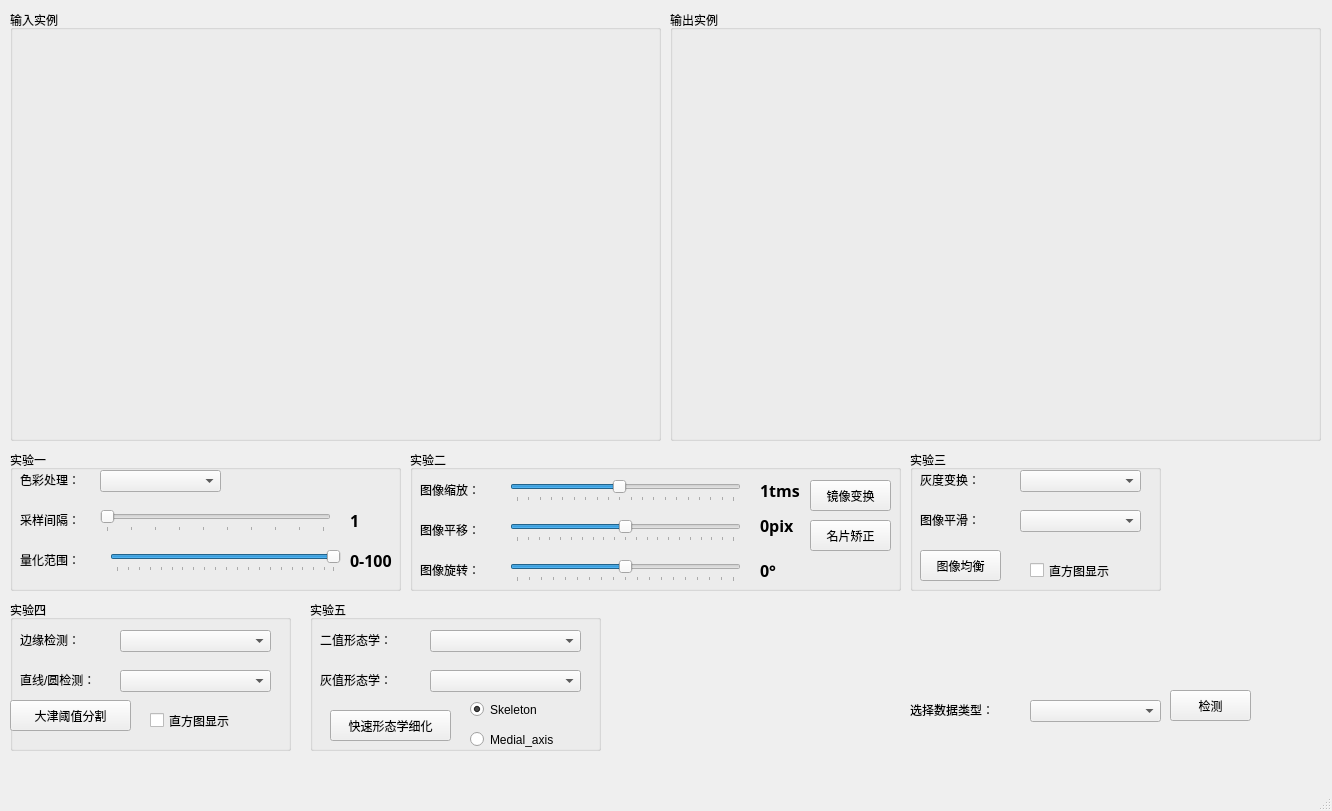
<?xml version="1.0" encoding="UTF-8"?>
<ui version="4.0">
 <class>MainWindow</class>
 <widget class="QMainWindow" name="MainWindow">
  <property name="geometry">
   <rect>
    <x>0</x>
    <y>0</y>
    <width>1332</width>
    <height>811</height>
   </rect>
  </property>
  <property name="windowTitle">
   <string>MainWindow</string>
  </property>
  <widget class="QWidget" name="centralwidget">
   <widget class="QGroupBox" name="groupBox_AftShow">
    <property name="geometry">
     <rect>
      <x>670</x>
      <y>10</y>
      <width>651</width>
      <height>431</height>
     </rect>
    </property>
    <property name="title">
     <string>输出实例</string>
    </property>
    <widget class="QLabel" name="label_AftPicShow">
     <property name="geometry">
      <rect>
       <x>10</x>
       <y>20</y>
       <width>631</width>
       <height>401</height>
      </rect>
     </property>
     <property name="text">
      <string/>
     </property>
    </widget>
   </widget>
   <widget class="QGroupBox" name="groupBox_PreShow">
    <property name="geometry">
     <rect>
      <x>10</x>
      <y>10</y>
      <width>651</width>
      <height>431</height>
     </rect>
    </property>
    <property name="title">
     <string>输入实例</string>
    </property>
    <widget class="QLabel" name="label_PrePicShow">
     <property name="geometry">
      <rect>
       <x>10</x>
       <y>20</y>
       <width>631</width>
       <height>401</height>
      </rect>
     </property>
     <property name="text">
      <string/>
     </property>
     <property name="scaledContents">
      <bool>true</bool>
     </property>
    </widget>
   </widget>
   <widget class="QGroupBox" name="groupBox">
    <property name="geometry">
     <rect>
      <x>10</x>
      <y>450</y>
      <width>391</width>
      <height>141</height>
     </rect>
    </property>
    <property name="font">
     <font>
      <family>Times New Roman</family>
     </font>
    </property>
    <property name="title">
     <string>实验一</string>
    </property>
    <widget class="QLabel" name="label_datatype_2">
     <property name="geometry">
      <rect>
       <x>10</x>
       <y>20</y>
       <width>71</width>
       <height>20</height>
      </rect>
     </property>
     <property name="text">
      <string>色彩处理：</string>
     </property>
    </widget>
    <widget class="QComboBox" name="comboBox_ColorDeal">
     <property name="geometry">
      <rect>
       <x>90</x>
       <y>20</y>
       <width>121</width>
       <height>22</height>
      </rect>
     </property>
     <item>
      <property name="text">
       <string/>
      </property>
     </item>
     <item>
      <property name="text">
       <string>反色处理</string>
      </property>
     </item>
     <item>
      <property name="text">
       <string>灰值化</string>
      </property>
     </item>
     <item>
      <property name="text">
       <string>Lab颜色模型</string>
      </property>
     </item>
     <item>
      <property name="text">
       <string>YCrCb颜色模型</string>
      </property>
     </item>
     <item>
      <property name="text">
       <string>HSI颜色模型</string>
      </property>
     </item>
    </widget>
    <widget class="QSlider" name="slider_ImgSample">
     <property name="geometry">
      <rect>
       <x>90</x>
       <y>60</y>
       <width>231</width>
       <height>22</height>
      </rect>
     </property>
     <property name="minimum">
      <number>1</number>
     </property>
     <property name="maximum">
      <number>10</number>
     </property>
     <property name="singleStep">
      <number>1</number>
     </property>
     <property name="orientation">
      <enum>Qt::Horizontal</enum>
     </property>
     <property name="tickPosition">
      <enum>QSlider::TicksBelow</enum>
     </property>
     <property name="tickInterval">
      <number>1</number>
     </property>
    </widget>
    <widget class="QLabel" name="label_datatype_3">
     <property name="geometry">
      <rect>
       <x>10</x>
       <y>60</y>
       <width>81</width>
       <height>20</height>
      </rect>
     </property>
     <property name="text">
      <string>采样间隔：</string>
     </property>
    </widget>
    <widget class="QLabel" name="label_sample">
     <property name="geometry">
      <rect>
       <x>340</x>
       <y>60</y>
       <width>31</width>
       <height>21</height>
      </rect>
     </property>
     <property name="font">
      <font>
       <family>Agency FB</family>
       <pointsize>12</pointsize>
       <weight>75</weight>
       <bold>true</bold>
      </font>
     </property>
     <property name="text">
      <string>1</string>
     </property>
    </widget>
    <widget class="QSlider" name="slider_ImgQuanty">
     <property name="geometry">
      <rect>
       <x>100</x>
       <y>100</y>
       <width>231</width>
       <height>22</height>
      </rect>
     </property>
     <property name="minimum">
      <number>1</number>
     </property>
     <property name="maximum">
      <number>100</number>
     </property>
     <property name="singleStep">
      <number>5</number>
     </property>
     <property name="value">
      <number>100</number>
     </property>
     <property name="orientation">
      <enum>Qt::Horizontal</enum>
     </property>
     <property name="tickPosition">
      <enum>QSlider::TicksBelow</enum>
     </property>
     <property name="tickInterval">
      <number>5</number>
     </property>
    </widget>
    <widget class="QLabel" name="label_datatype_4">
     <property name="geometry">
      <rect>
       <x>10</x>
       <y>100</y>
       <width>81</width>
       <height>20</height>
      </rect>
     </property>
     <property name="text">
      <string>量化范围：</string>
     </property>
    </widget>
    <widget class="QLabel" name="label_quanty">
     <property name="geometry">
      <rect>
       <x>340</x>
       <y>100</y>
       <width>51</width>
       <height>21</height>
      </rect>
     </property>
     <property name="font">
      <font>
       <family>Agency FB</family>
       <pointsize>12</pointsize>
       <weight>75</weight>
       <bold>true</bold>
      </font>
     </property>
     <property name="text">
      <string>0-100</string>
     </property>
    </widget>
   </widget>
   <widget class="QLabel" name="label_datatype">
    <property name="geometry">
     <rect>
      <x>910</x>
      <y>700</y>
      <width>121</width>
      <height>20</height>
     </rect>
    </property>
    <property name="text">
     <string>选择数据类型：</string>
    </property>
   </widget>
   <widget class="QComboBox" name="comboBox_SelectData">
    <property name="geometry">
     <rect>
      <x>1030</x>
      <y>700</y>
      <width>131</width>
      <height>22</height>
     </rect>
    </property>
    <item>
     <property name="text">
      <string/>
     </property>
    </item>
    <item>
     <property name="text">
      <string>读入图像</string>
     </property>
    </item>
    <item>
     <property name="text">
      <string>读入本地视频</string>
     </property>
    </item>
   </widget>
   <widget class="QGroupBox" name="groupBox_2">
    <property name="geometry">
     <rect>
      <x>410</x>
      <y>450</y>
      <width>491</width>
      <height>141</height>
     </rect>
    </property>
    <property name="font">
     <font>
      <family>Times New Roman</family>
     </font>
    </property>
    <property name="title">
     <string>实验二</string>
    </property>
    <widget class="QSlider" name="slider_ImgZoom">
     <property name="geometry">
      <rect>
       <x>100</x>
       <y>30</y>
       <width>231</width>
       <height>22</height>
      </rect>
     </property>
     <property name="minimum">
      <number>-9</number>
     </property>
     <property name="maximum">
      <number>10</number>
     </property>
     <property name="singleStep">
      <number>1</number>
     </property>
     <property name="sliderPosition">
      <number>0</number>
     </property>
     <property name="orientation">
      <enum>Qt::Horizontal</enum>
     </property>
     <property name="tickPosition">
      <enum>QSlider::TicksBelow</enum>
     </property>
     <property name="tickInterval">
      <number>1</number>
     </property>
    </widget>
    <widget class="QLabel" name="label_datatype_9">
     <property name="geometry">
      <rect>
       <x>10</x>
       <y>30</y>
       <width>81</width>
       <height>20</height>
      </rect>
     </property>
     <property name="text">
      <string>图像缩放：</string>
     </property>
    </widget>
    <widget class="QLabel" name="label_zoom">
     <property name="geometry">
      <rect>
       <x>350</x>
       <y>30</y>
       <width>41</width>
       <height>21</height>
      </rect>
     </property>
     <property name="font">
      <font>
       <family>Agency FB</family>
       <pointsize>12</pointsize>
       <weight>75</weight>
       <bold>true</bold>
      </font>
     </property>
     <property name="text">
      <string>1tms</string>
     </property>
    </widget>
    <widget class="QSlider" name="slider_ImgTranslation">
     <property name="geometry">
      <rect>
       <x>100</x>
       <y>70</y>
       <width>231</width>
       <height>22</height>
      </rect>
     </property>
     <property name="minimum">
      <number>-100</number>
     </property>
     <property name="maximum">
      <number>100</number>
     </property>
     <property name="singleStep">
      <number>10</number>
     </property>
     <property name="value">
      <number>0</number>
     </property>
     <property name="sliderPosition">
      <number>0</number>
     </property>
     <property name="orientation">
      <enum>Qt::Horizontal</enum>
     </property>
     <property name="tickPosition">
      <enum>QSlider::TicksBelow</enum>
     </property>
     <property name="tickInterval">
      <number>10</number>
     </property>
    </widget>
    <widget class="QLabel" name="label_datatype_10">
     <property name="geometry">
      <rect>
       <x>10</x>
       <y>69</y>
       <width>81</width>
       <height>21</height>
      </rect>
     </property>
     <property name="text">
      <string>图像平移：</string>
     </property>
    </widget>
    <widget class="QLabel" name="label_tanslation">
     <property name="geometry">
      <rect>
       <x>350</x>
       <y>60</y>
       <width>41</width>
       <height>31</height>
      </rect>
     </property>
     <property name="font">
      <font>
       <family>Agency FB</family>
       <pointsize>12</pointsize>
       <weight>75</weight>
       <bold>true</bold>
      </font>
     </property>
     <property name="text">
      <string>0pix</string>
     </property>
    </widget>
    <widget class="QPushButton" name="pushButton_ImgeMirroring">
     <property name="geometry">
      <rect>
       <x>400</x>
       <y>30</y>
       <width>81</width>
       <height>31</height>
      </rect>
     </property>
     <property name="text">
      <string>镜像变换</string>
     </property>
    </widget>
    <widget class="QSlider" name="slider_ImgRotate">
     <property name="geometry">
      <rect>
       <x>100</x>
       <y>110</y>
       <width>231</width>
       <height>22</height>
      </rect>
     </property>
     <property name="minimum">
      <number>-90</number>
     </property>
     <property name="maximum">
      <number>90</number>
     </property>
     <property name="singleStep">
      <number>10</number>
     </property>
     <property name="value">
      <number>0</number>
     </property>
     <property name="sliderPosition">
      <number>0</number>
     </property>
     <property name="orientation">
      <enum>Qt::Horizontal</enum>
     </property>
     <property name="tickPosition">
      <enum>QSlider::TicksBelow</enum>
     </property>
     <property name="tickInterval">
      <number>10</number>
     </property>
    </widget>
    <widget class="QLabel" name="label_datatype_11">
     <property name="geometry">
      <rect>
       <x>10</x>
       <y>110</y>
       <width>81</width>
       <height>20</height>
      </rect>
     </property>
     <property name="text">
      <string>图像旋转：</string>
     </property>
    </widget>
    <widget class="QLabel" name="label_rotate">
     <property name="geometry">
      <rect>
       <x>350</x>
       <y>110</y>
       <width>41</width>
       <height>21</height>
      </rect>
     </property>
     <property name="font">
      <font>
       <family>Agency FB</family>
       <pointsize>12</pointsize>
       <weight>75</weight>
       <bold>true</bold>
      </font>
     </property>
     <property name="text">
      <string>0°</string>
     </property>
    </widget>
    <widget class="QPushButton" name="pushButton_CardCorrect">
     <property name="geometry">
      <rect>
       <x>400</x>
       <y>70</y>
       <width>81</width>
       <height>31</height>
      </rect>
     </property>
     <property name="text">
      <string>名片矫正</string>
     </property>
    </widget>
   </widget>
   <widget class="QPushButton" name="pushButton_VideoDisplay">
    <property name="geometry">
     <rect>
      <x>1170</x>
      <y>690</y>
      <width>81</width>
      <height>31</height>
     </rect>
    </property>
    <property name="text">
     <string>检测</string>
    </property>
   </widget>
   <widget class="QGroupBox" name="groupBox_3">
    <property name="geometry">
     <rect>
      <x>910</x>
      <y>450</y>
      <width>251</width>
      <height>141</height>
     </rect>
    </property>
    <property name="title">
     <string>实验三</string>
    </property>
    <widget class="QLabel" name="label_datatype_12">
     <property name="geometry">
      <rect>
       <x>10</x>
       <y>20</y>
       <width>81</width>
       <height>20</height>
      </rect>
     </property>
     <property name="text">
      <string>灰度变换：</string>
     </property>
    </widget>
    <widget class="QComboBox" name="comboBox_GrayDeal">
     <property name="geometry">
      <rect>
       <x>110</x>
       <y>20</y>
       <width>121</width>
       <height>22</height>
      </rect>
     </property>
     <item>
      <property name="text">
       <string/>
      </property>
     </item>
     <item>
      <property name="text">
       <string>线性变换</string>
      </property>
     </item>
     <item>
      <property name="text">
       <string>对数变换</string>
      </property>
     </item>
     <item>
      <property name="text">
       <string>指数变换</string>
      </property>
     </item>
     <item>
      <property name="text">
       <string>幂律变换</string>
      </property>
     </item>
    </widget>
    <widget class="QPushButton" name="pushButton_HistEqual">
     <property name="geometry">
      <rect>
       <x>10</x>
       <y>100</y>
       <width>81</width>
       <height>31</height>
      </rect>
     </property>
     <property name="text">
      <string>图像均衡</string>
     </property>
    </widget>
    <widget class="QCheckBox" name="checkBox_hist">
     <property name="geometry">
      <rect>
       <x>120</x>
       <y>110</y>
       <width>121</width>
       <height>21</height>
      </rect>
     </property>
     <property name="text">
      <string>直方图显示</string>
     </property>
    </widget>
    <widget class="QLabel" name="label_datatype_13">
     <property name="geometry">
      <rect>
       <x>10</x>
       <y>60</y>
       <width>81</width>
       <height>20</height>
      </rect>
     </property>
     <property name="text">
      <string>图像平滑：</string>
     </property>
    </widget>
    <widget class="QComboBox" name="comboBox_ImgSmooth">
     <property name="geometry">
      <rect>
       <x>110</x>
       <y>60</y>
       <width>121</width>
       <height>22</height>
      </rect>
     </property>
     <item>
      <property name="text">
       <string/>
      </property>
     </item>
     <item>
      <property name="text">
       <string>邻域平均滤波</string>
      </property>
     </item>
     <item>
      <property name="text">
       <string>中值滤波</string>
      </property>
     </item>
    </widget>
   </widget>
   <widget class="QGroupBox" name="groupBox_4">
    <property name="geometry">
     <rect>
      <x>10</x>
      <y>600</y>
      <width>281</width>
      <height>151</height>
     </rect>
    </property>
    <property name="title">
     <string>实验四</string>
    </property>
    <widget class="QLabel" name="label_datatype_16">
     <property name="geometry">
      <rect>
       <x>10</x>
       <y>30</y>
       <width>81</width>
       <height>20</height>
      </rect>
     </property>
     <property name="text">
      <string>边缘检测：</string>
     </property>
    </widget>
    <widget class="QComboBox" name="comboBox_EdgeDetect">
     <property name="geometry">
      <rect>
       <x>110</x>
       <y>30</y>
       <width>151</width>
       <height>22</height>
      </rect>
     </property>
     <item>
      <property name="text">
       <string/>
      </property>
     </item>
     <item>
      <property name="text">
       <string>Prewitt算子</string>
      </property>
     </item>
     <item>
      <property name="text">
       <string>Sobel算子</string>
      </property>
     </item>
     <item>
      <property name="text">
       <string>Log算子</string>
      </property>
     </item>
     <item>
      <property name="text">
       <string>Canny算子</string>
      </property>
     </item>
     <item>
      <property name="text">
       <string>自定义算子</string>
      </property>
     </item>
    </widget>
    <widget class="QComboBox" name="comboBox_HoughDetect">
     <property name="geometry">
      <rect>
       <x>110</x>
       <y>70</y>
       <width>151</width>
       <height>22</height>
      </rect>
     </property>
     <item>
      <property name="text">
       <string/>
      </property>
     </item>
     <item>
      <property name="text">
       <string>霍夫直线检测</string>
      </property>
     </item>
     <item>
      <property name="text">
       <string>霍夫圆检测</string>
      </property>
     </item>
     <item>
      <property name="text">
       <string>PCLine直线检测</string>
      </property>
     </item>
    </widget>
    <widget class="QLabel" name="label_datatype_17">
     <property name="geometry">
      <rect>
       <x>10</x>
       <y>70</y>
       <width>91</width>
       <height>20</height>
      </rect>
     </property>
     <property name="text">
      <string>直线/圆检测：</string>
     </property>
    </widget>
    <widget class="QPushButton" name="pushButton_HistEqual_3">
     <property name="geometry">
      <rect>
       <x>0</x>
       <y>100</y>
       <width>121</width>
       <height>31</height>
      </rect>
     </property>
     <property name="text">
      <string>大津阈值分割</string>
     </property>
    </widget>
    <widget class="QCheckBox" name="checkBox_hist_otsu">
     <property name="geometry">
      <rect>
       <x>140</x>
       <y>110</y>
       <width>121</width>
       <height>21</height>
      </rect>
     </property>
     <property name="text">
      <string>直方图显示</string>
     </property>
    </widget>
   </widget>
   <widget class="QGroupBox" name="groupBox_5">
    <property name="geometry">
     <rect>
      <x>310</x>
      <y>600</y>
      <width>291</width>
      <height>151</height>
     </rect>
    </property>
    <property name="title">
     <string>实验五</string>
    </property>
    <widget class="QLabel" name="label_datatype_18">
     <property name="geometry">
      <rect>
       <x>10</x>
       <y>30</y>
       <width>101</width>
       <height>20</height>
      </rect>
     </property>
     <property name="text">
      <string>二值形态学：</string>
     </property>
    </widget>
    <widget class="QComboBox" name="comboBox_EdgeDetect_2">
     <property name="geometry">
      <rect>
       <x>120</x>
       <y>30</y>
       <width>151</width>
       <height>22</height>
      </rect>
     </property>
     <item>
      <property name="text">
       <string/>
      </property>
     </item>
     <item>
      <property name="text">
       <string>二值腐蚀</string>
      </property>
     </item>
     <item>
      <property name="text">
       <string>二值膨胀</string>
      </property>
     </item>
     <item>
      <property name="text">
       <string>二值开运算</string>
      </property>
     </item>
     <item>
      <property name="text">
       <string>二值闭运算</string>
      </property>
     </item>
    </widget>
    <widget class="QComboBox" name="comboBox_HoughDetect_2">
     <property name="geometry">
      <rect>
       <x>120</x>
       <y>70</y>
       <width>151</width>
       <height>22</height>
      </rect>
     </property>
     <item>
      <property name="text">
       <string/>
      </property>
     </item>
     <item>
      <property name="text">
       <string>灰值腐蚀</string>
      </property>
     </item>
     <item>
      <property name="text">
       <string>灰值膨胀</string>
      </property>
     </item>
     <item>
      <property name="text">
       <string>灰值开运算</string>
      </property>
     </item>
     <item>
      <property name="text">
       <string>灰值闭运算</string>
      </property>
     </item>
     <item>
      <property name="text">
       <string>灰值提取边缘</string>
      </property>
     </item>
    </widget>
    <widget class="QLabel" name="label_datatype_19">
     <property name="geometry">
      <rect>
       <x>10</x>
       <y>70</y>
       <width>101</width>
       <height>20</height>
      </rect>
     </property>
     <property name="text">
      <string>灰值形态学：</string>
     </property>
    </widget>
    <widget class="QPushButton" name="pushButton_HistEqual_4">
     <property name="geometry">
      <rect>
       <x>20</x>
       <y>110</y>
       <width>121</width>
       <height>31</height>
      </rect>
     </property>
     <property name="text">
      <string>快速形态学细化</string>
     </property>
    </widget>
    <widget class="QRadioButton" name="radioButton_Skeleton">
     <property name="geometry">
      <rect>
       <x>160</x>
       <y>100</y>
       <width>115</width>
       <height>19</height>
      </rect>
     </property>
     <property name="text">
      <string>Skeleton</string>
     </property>
     <property name="checked">
      <bool>true</bool>
     </property>
    </widget>
    <widget class="QRadioButton" name="radioButton_Medial">
     <property name="geometry">
      <rect>
       <x>160</x>
       <y>130</y>
       <width>115</width>
       <height>19</height>
      </rect>
     </property>
     <property name="text">
      <string>Medial_axis</string>
     </property>
    </widget>
   </widget>
  </widget>
  <widget class="QMenuBar" name="menubar">
   <property name="geometry">
    <rect>
     <x>0</x>
     <y>0</y>
     <width>1332</width>
     <height>26</height>
    </rect>
   </property>
  </widget>
  <widget class="QStatusBar" name="statusbar"/>
 </widget>
 <resources/>
 <connections>
  <connection>
   <sender>comboBox_SelectData</sender>
   <signal>currentIndexChanged(int)</signal>
   <receiver>MainWindow</receiver>
   <slot>onbuttonclick_selectDataType()</slot>
   <hints>
    <hint type="sourcelabel">
     <x>1030</x>
     <y>730</y>
    </hint>
    <hint type="destinationlabel">
     <x>6</x>
     <y>632</y>
    </hint>
   </hints>
  </connection>
  <connection>
   <sender>comboBox_ColorDeal</sender>
   <signal>currentIndexChanged(int)</signal>
   <receiver>MainWindow</receiver>
   <slot>oncombox_selectColorType()</slot>
   <hints>
    <hint type="sourcelabel">
     <x>169</x>
     <y>514</y>
    </hint>
    <hint type="destinationlabel">
     <x>461</x>
     <y>587</y>
    </hint>
   </hints>
  </connection>
  <connection>
   <sender>slider_ImgSample</sender>
   <signal>valueChanged(int)</signal>
   <receiver>MainWindow</receiver>
   <slot>onslide_imgSample()</slot>
   <hints>
    <hint type="sourcelabel">
     <x>119</x>
     <y>554</y>
    </hint>
    <hint type="destinationlabel">
     <x>430</x>
     <y>562</y>
    </hint>
   </hints>
  </connection>
  <connection>
   <sender>slider_ImgQuanty</sender>
   <signal>valueChanged(int)</signal>
   <receiver>MainWindow</receiver>
   <slot>onslide_imgQuanty()</slot>
   <hints>
    <hint type="sourcelabel">
     <x>181</x>
     <y>594</y>
    </hint>
    <hint type="destinationlabel">
     <x>233</x>
     <y>678</y>
    </hint>
   </hints>
  </connection>
  <connection>
   <sender>slider_ImgZoom</sender>
   <signal>valueChanged(int)</signal>
   <receiver>MainWindow</receiver>
   <slot>onslide_imgZoom()</slot>
   <hints>
    <hint type="sourcelabel">
     <x>690</x>
     <y>524</y>
    </hint>
    <hint type="destinationlabel">
     <x>771</x>
     <y>532</y>
    </hint>
   </hints>
  </connection>
  <connection>
   <sender>slider_ImgTranslation</sender>
   <signal>valueChanged(int)</signal>
   <receiver>MainWindow</receiver>
   <slot>onslide_imgTranslation()</slot>
   <hints>
    <hint type="sourcelabel">
     <x>620</x>
     <y>564</y>
    </hint>
    <hint type="destinationlabel">
     <x>773</x>
     <y>565</y>
    </hint>
   </hints>
  </connection>
  <connection>
   <sender>slider_ImgRotate</sender>
   <signal>valueChanged(int)</signal>
   <receiver>MainWindow</receiver>
   <slot>onslide_imgRotation()</slot>
   <hints>
    <hint type="sourcelabel">
     <x>563</x>
     <y>594</y>
    </hint>
    <hint type="destinationlabel">
     <x>856</x>
     <y>582</y>
    </hint>
   </hints>
  </connection>
  <connection>
   <sender>pushButton_VideoDisplay</sender>
   <signal>clicked()</signal>
   <receiver>MainWindow</receiver>
   <slot>onbuttonclick_videodisplay()</slot>
   <hints>
    <hint type="sourcelabel">
     <x>1170</x>
     <y>720</y>
    </hint>
    <hint type="destinationlabel">
     <x>1133</x>
     <y>604</y>
    </hint>
   </hints>
  </connection>
  <connection>
   <sender>pushButton_CardCorrect</sender>
   <signal>clicked()</signal>
   <receiver>MainWindow</receiver>
   <slot>onbuttonclick_cardCrrection()</slot>
   <hints>
    <hint type="sourcelabel">
     <x>812</x>
     <y>573</y>
    </hint>
    <hint type="destinationlabel">
     <x>881</x>
     <y>610</y>
    </hint>
   </hints>
  </connection>
  <connection>
   <sender>pushButton_ImgeMirroring</sender>
   <signal>clicked()</signal>
   <receiver>MainWindow</receiver>
   <slot>onbuttonclick_imgMirror()</slot>
   <hints>
    <hint type="sourcelabel">
     <x>820</x>
     <y>533</y>
    </hint>
    <hint type="destinationlabel">
     <x>897</x>
     <y>543</y>
    </hint>
   </hints>
  </connection>
  <connection>
   <sender>comboBox_GrayDeal</sender>
   <signal>currentIndexChanged(int)</signal>
   <receiver>MainWindow</receiver>
   <slot>oncombox_selectGrayDeal()</slot>
   <hints>
    <hint type="sourcelabel">
     <x>1020</x>
     <y>514</y>
    </hint>
    <hint type="destinationlabel">
     <x>839</x>
     <y>464</y>
    </hint>
   </hints>
  </connection>
  <connection>
   <sender>pushButton_HistEqual</sender>
   <signal>clicked()</signal>
   <receiver>MainWindow</receiver>
   <slot>onbutttonclick_histEqual()</slot>
   <hints>
    <hint type="sourcelabel">
     <x>920</x>
     <y>603</y>
    </hint>
    <hint type="destinationlabel">
     <x>844</x>
     <y>434</y>
    </hint>
   </hints>
  </connection>
  <connection>
   <sender>comboBox_ImgSmooth</sender>
   <signal>currentIndexChanged(int)</signal>
   <receiver>MainWindow</receiver>
   <slot>oncombox_selectConvType()</slot>
   <hints>
    <hint type="sourcelabel">
     <x>1020</x>
     <y>543</y>
    </hint>
    <hint type="destinationlabel">
     <x>1080</x>
     <y>439</y>
    </hint>
   </hints>
  </connection>
  <connection>
   <sender>comboBox_EdgeDetect</sender>
   <signal>currentIndexChanged(int)</signal>
   <receiver>MainWindow</receiver>
   <slot>oncombox_selectEdgeDetecType()</slot>
   <hints>
    <hint type="sourcelabel">
     <x>152</x>
     <y>664</y>
    </hint>
    <hint type="destinationlabel">
     <x>407</x>
     <y>476</y>
    </hint>
   </hints>
  </connection>
  <connection>
   <sender>comboBox_HoughDetect</sender>
   <signal>currentIndexChanged(int)</signal>
   <receiver>MainWindow</receiver>
   <slot>oncombox_selectHoughDetecType()</slot>
   <hints>
    <hint type="sourcelabel">
     <x>190</x>
     <y>708</y>
    </hint>
    <hint type="destinationlabel">
     <x>328</x>
     <y>471</y>
    </hint>
   </hints>
  </connection>
  <connection>
   <sender>pushButton_HistEqual_3</sender>
   <signal>clicked()</signal>
   <receiver>MainWindow</receiver>
   <slot>onbuttonclick_Otsu()</slot>
   <hints>
    <hint type="sourcelabel">
     <x>83</x>
     <y>745</y>
    </hint>
    <hint type="destinationlabel">
     <x>304</x>
     <y>623</y>
    </hint>
   </hints>
  </connection>
  <connection>
   <sender>comboBox_EdgeDetect_2</sender>
   <signal>currentIndexChanged(int)</signal>
   <receiver>MainWindow</receiver>
   <slot>oncombox_selectMorphyBinary()</slot>
   <hints>
    <hint type="sourcelabel">
     <x>494</x>
     <y>668</y>
    </hint>
    <hint type="destinationlabel">
     <x>614</x>
     <y>639</y>
    </hint>
   </hints>
  </connection>
  <connection>
   <sender>comboBox_HoughDetect_2</sender>
   <signal>currentIndexChanged(int)</signal>
   <receiver>MainWindow</receiver>
   <slot>oncombox_selectMorphyGray()</slot>
   <hints>
    <hint type="sourcelabel">
     <x>452</x>
     <y>715</y>
    </hint>
    <hint type="destinationlabel">
     <x>613</x>
     <y>668</y>
    </hint>
   </hints>
  </connection>
  <connection>
   <sender>pushButton_HistEqual_4</sender>
   <signal>clicked()</signal>
   <receiver>MainWindow</receiver>
   <slot>onbuttonclick_MorphyThin()</slot>
   <hints>
    <hint type="sourcelabel">
     <x>389</x>
     <y>740</y>
    </hint>
    <hint type="destinationlabel">
     <x>621</x>
     <y>697</y>
    </hint>
   </hints>
  </connection>
 </connections>
 <slots>
  <signal>clicked()</signal>
  <slot>onbuttonclick_picdetect()</slot>
  <slot>onbuttonclick_videodetect()</slot>
  <slot>onbuttonclick_selectDataType()</slot>
  <slot>onbuttonclick_videodisplay()</slot>
  <slot>onbuttonclick_videopause()</slot>
  <slot>onbuttonclick_selectDetect()</slot>
  <slot>oncombox_selectColorType()</slot>
  <slot>onslide_imgSample()</slot>
  <slot>onslide_imgQuanty()</slot>
  <slot>onslide_imgZoom()</slot>
  <slot>onslide_imgTranslation()</slot>
  <slot>onslide_imgRotation()</slot>
  <slot>onbuttonclick_cardCrrection()</slot>
  <slot>onbuttonclick_imgMirror()</slot>
  <slot>oncombox_selectGrayDeal()</slot>
  <slot>onbutttonclick_histEqual()</slot>
  <slot>oncombox_selectConvType()</slot>
  <slot>oncombox_selectEdgeDetecType()</slot>
  <slot>oncombox_selectHoughDetecType()</slot>
  <slot>onbuttonclick_Otsu()</slot>
  <slot>oncombox_selectMorphyBinary()</slot>
  <slot>oncombox_selectMorphyGray()</slot>
  <slot>onbuttonclick_MorphyThin()</slot>
 </slots>
</ui>
